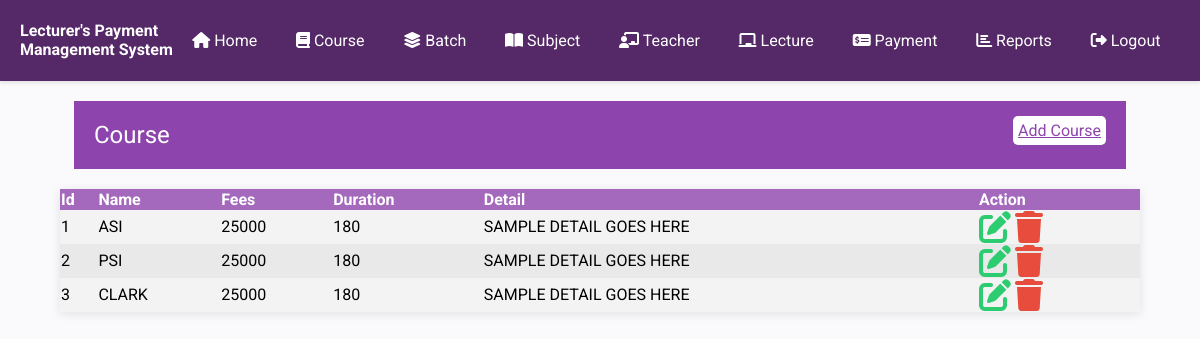
The page /Project/course.php (signed in) on the database its author committed.
### tables this page shows
CREATE TABLE IF NOT EXISTS `course` (
  `id` int(11) NOT NULL AUTO_INCREMENT,
  `title` varchar(256) NOT NULL,
  `fees` int(11) NOT NULL,
  `duration` int(11) NOT NULL,
  `description` text NOT NULL,
  `isdeleted` int(11) NOT NULL DEFAULT '0',
  PRIMARY KEY (`id`)
);

### Project/course.php (the view, shortened to what this page needs)
<?php
require_once('inc/connection.php');
require_once('inc/header-part.php');
?>
</head>
<body>
    <?php require_once('inc/menu.php'); ?>
    <div class="heading">
        <div>
            <span>Course</span>
            <span><a href="add_course.php">Add Course</a></span>
        </div>
    </div>
    <div class="container">
        <table align="center" class="data">
            <thead>
                <tr>
                    <th>Id</th>
                    <th>Name</th>
                    <th>Fees</th>
                    <th>Duration</th>
                    <th>Detail</th>
                    <th width='15%'>Action</th>
                </tr>
            </thead>
            <tbody>
                <?php
                    $sql = "select * from course where isdeleted=0 order by id";
                    $cmd = $db->prepare($sql);
                    $cmd->execute();
                    while($row = $cmd->fetch())
                    {
                ?>
                    <tr>
                        <td><?php echo $row['id']; ?></td>
                        <td><?php echo $row['title']; ?></td>
                        <td><?php echo $row['fees']; ?></td>
                        <td><?php echo $row['duration']; ?></td>
                        <td><?php echo $row['description']; ?></td>
                        <td>
                            <a href="edit_course.php?courseid=<?= $row['id']; ?>"><i title="edit" class="fa fa-edit fa-2x"></i></a>
                            <a class="delete"><i title="delete" class="fa fa-trash fa-2x"></i></a>
                        </td>
                    </tr>
               <?php
                    }
                ?>
            </tbody>
        </table>
    </div>
</body>
<?php
require_once('inc/footer.php');
?>

### Project/style.css (style rules this page uses)
body { font-family: 'Roboto', sans-serif; background-color: #fafafc; margin: 0; padding: 0; }
.data { width: 90%; border-collapse: collapse; margin: 20px 0; margin: auto; box-shadow: 0 2px 10px rgba(0, 0, 0, 0.1); background-color: #fff; }
.data>thead>tr { background-color: #a469bd; color: #ffffff; text-align: left; }
.data>tbody>tr:nth-child(odd) { background-color: #f3f3f3; }
.data>tbody>tr:nth-child(even) { background-color: #e9e9e9; }
.container { width: 100%; max-width: 1200px; margin: 0 auto; }
.fa-edit { color: #2ecc71; }
.fa-trash { color: #e74c3c; }
.heading { width: 86%; margin: auto; background-color: #8e44ad; color: white; margin-bottom: 20px; margin-top: 20px; padding: 10px; }
.heading>div { display: flex; justify-content: space-between; }
.heading>div>span>a { background-color: white; padding: 5px; border-radius: 5px; color: #8e44ad; }
.heading>* { padding: 10px; }
.heading>div>span:first-child { font-size: 1.5rem; }

### rows shown on the page
course: id "1", title "ASI", fees "25000", duration "180", description "SAMPLE DETAIL GOES HERE"
course: id "2", title "PSI", fees "25000", duration "180", description "SAMPLE DETAIL GOES HERE"
course: id "3", title "CLARK", fees "25000", duration "180", description "SAMPLE DETAIL GOES HERE"
